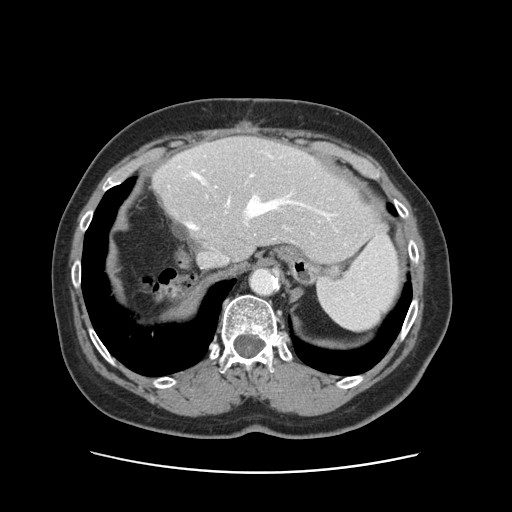
#> input picture liverCancer_M/IMG.jpg, 512 x 512 px; its folder holds only this picture in this run
$ python -i train_classifier.py   (imports and definitions only)
#> lines starting #> are read from the running program, lines starting #| are printed output that depends on the picture
#> further down, picture is the input picture: shape (512, 512, 3); min 0, max 255, mean 46.9
import cv2
import numpy as np
from skimage.feature import hog
from sklearn.svm import LinearSVC
import joblib
import os


# Function to preprocess image
def preprocess_image(image):
    gray = cv2.cvtColor(image, cv2.COLOR_BGR2GRAY)
    blurred = cv2.GaussianBlur(gray, (9, 9), 0)
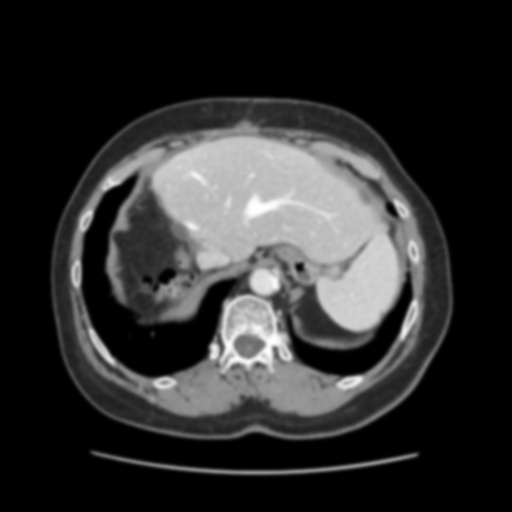
#> blurred: shape (512, 512); min 0, max 255, mean 46.9
    median_blurred = cv2.medianBlur(blurred, 3)
    return median_blurred


# Function to extract HOG features
def extract_hog_features(image):
    _, thresh = cv2.threshold(image, 0, 255, cv2.THRESH_BINARY + cv2.THRESH_OTSU)
    fd = hog(thresh, orientations=9, pixels_per_cell=(14, 14), cells_per_block=(1, 1), visualize=False)
    return fd


# Function to generate images and labels
def generate_images(folder, label):
    features = []
    labels = []

    for filename in os.listdir(folder):
        if filename.endswith(".bmp"):
            name = os.path.join(folder, filename)
            im = cv2.imread(name)
            if im is None:
                print(f"Error loading image: {name}")
                continue

            preprocessed_image = preprocess_image(im)
            hog_features = extract_hog_features(preprocessed_image)

            features.append(hog_features)
            labels.append(label)

    return features, labels


# Generate and save positive images
positive_folder = "new folder/Positive"
# [1 line that did not run here, left out]

# Generate and save negative images
negative_folder = "new folder/Negative"
# [1 line that did not run here, left out]

# Combine features and labels
# [1 line that did not run here, left out]
# [1 line that did not run here, left out]

# Create and train the classifier
clf = LinearSVC()
# [6 lines not run here, left out]

>>> import cv2
>>> picture = cv2.imread('IMG.jpg')
>>> result = preprocess_image(picture)
